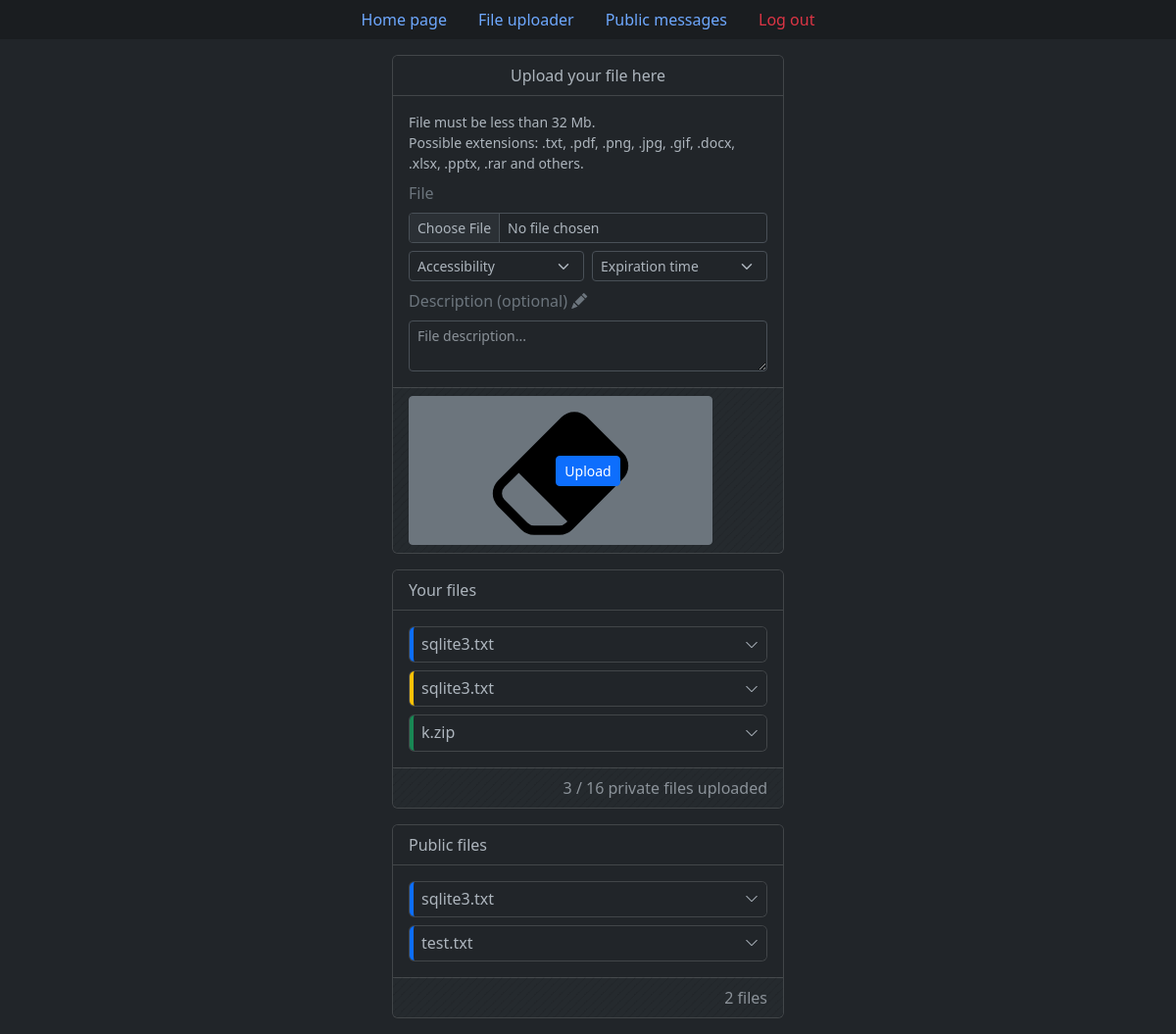
/upload_file (signed in), run on the app's committed database.
### tables this page shows
CREATE TABLE "files" (
    "id" integer,
    "original_file_name" text NOT NULL,
    "unique_file_name" text NOT NULL,
    "size_in_bytes" integer NOT NULL,
    "owner_id" text NOT NULL,
    "privacy" text NOT NULL,
    "upload_date" text NOT NULL,
    "expires" text NOT NULL,
    "description" text,
    FOREIGN KEY("owner_id") REFERENCES "users"("id") ON DELETE CASCADE ON UPDATE CASCADE,
    PRIMARY KEY("ID" AUTOINCREMENT)
);

### app.py (the view, shortened to what this page needs)
@app.route("/upload_file", methods=["GET", "POST"])
def upload_file():
    if request.method == "GET":
        db = get_db()
        cur = db.cursor()
        public_files = cur.execute("""
            SELECT f.id, original_file_name, unique_file_name, size_in_bytes,
                   owner_id, privacy, strftime("%d.%m.%Y %H:%M", upload_date) upload_date,
                   strftime("%d.%m.%Y %H:%M", expires) expires, description, username
            FROM files f
            LEFT JOIN users u ON f.owner_id = u.id
            WHERE privacy = 'Public'
            ORDER BY datetime(upload_date) DESC
        """).fetchall()
        user_files = None
        if current_user.is_authenticated:
            user_files = cur.execute("""
                SELECT f.id, original_file_name, unique_file_name, size_in_bytes,
                   owner_id, privacy, strftime("%d.%m.%Y %H:%M", upload_date) upload_date,
                   strftime("%d.%m.%Y %H:%M", expires) expires, description, username
                FROM files f
                LEFT JOIN users u ON f.owner_id = u.id
                WHERE owner_id = ?
                ORDER BY datetime(upload_date) DESC
            """, [current_user.id]).fetchall()
        return render_template("pages/upload_file.html", user_files=user_files, public_files=public_files)

### app.py (called while the page is built)
def connect_db():
    con = sqlite3.connect(app.config["DB_PATH"])
    con.row_factory = sqlite3.Row
    return con

def get_db():
    if not hasattr(g, "db"):
        g.db = connect_db()
    return g.db

@login_manager.user_loader
def load_user(user_id):
    db = get_db()
    cur = db.cursor()
    user = cur.execute("SELECT * FROM users WHERE id = ?", [user_id]).fetchone()
    if user is not None:
        return UserSQLite(user)
    return None

@app.teardown_request
def teardown_db(error):
    if hasattr(g, "db"):
        g.db.close()

### templates/pages/upload_file.html (shortened to what this page needs)
{% extends 'base.html' %}
{% if not validations %}
    {% set file_validation = "" %}
    {% set accessibility_validation = "" %}
    {% set expiration_validation = "" %}
    {% set description_validation = "" %}
    {% set file_feedback = "" %}
    {% set accessibility_feedback = "" %}
    {% set expiration_feedback = "" %}
    {% set description_feedback = "" %}
{% else %}
    {% set file_validation = "is-invalid" if not validations["file"]["check"] else "" %}
    {% set accessibility_validation = "is-invalid" if not validations["accessibility"]["check"] else "" %}
    {% set expiration_validation = "is-invalid" if not validations["expiration"]["check"] else "" %}
    {% set description_validation = "is-invalid" if not validations["description"]["check"] else "" %}
    {% set file_feedback = validations["file"]["feedback"] %}
    {% set accessibility_feedback = validations["accessibility"]["feedback"] %}
    {% set expiration_feedback = validations["expiration"]["feedback"] %}
    {% set description_feedback = validations["description"]["feedback"] %}
{% endif %}
{% block content %}
	<div class="card col-md-4 offset-md-4 mb-3">
		<div class="card-header text-center bg-dark fs-6 mb-3">
			Upload your file here
		</div>
		{% if not current_user.is_authenticated %}
			<div class="card-body ps-3 pe-3 pt-0 pb-0">
				<div class="card card-body mb-3 bg-body-secondary border border-secondary-subtle text-center"
					 style="font-size: .875rem;">
					<p class="mb-0">
						Uploading a file is <a href="{{ url_for('log_in', next=url_for('upload_file')) }}"
												class="link-body"
												style="color: var(--bs-body-color);">log in</a> required.
					</p>
				</div>
			</div>
		{% else %}
			<form method="post" enctype="multipart/form-data" id="upload_file_form">
				<div class="card-body ps-3 pe-3 pt-0 pb-0">
					<div class="row g-2">
						<div class="col-md-12">
							<div class="bd-callout bd-callout-info mt-0 mb-0" style="font-size: .875rem;">
								File must be less than {{ (config['FILE_UPLOAD_MAX_SIZE'] / (1024 * 1024))|int }} Mb.<br>
								Possible extensions: .txt, .pdf, .png, .jpg, .gif, .docx, .xlsx, .pptx, .rar
									and others.
							</div>
						</div>
						<div class="col-md-12">
							<p class="text-secondary fs-6 mb-0 pb-0">
								File
							</p>
						</div>
						<div class="col-md-12">
							<input class="form-control form-control-sm {{ file_validation }}"
								   type="file" id="formFile" name="outcoming_file" required>
						</div>
						<div class="col-md-6">
							<select class="form-select form-select-sm {{ accessibility_validation }}"
                                id="validationPrivacy" name="privacy" required>
								{% if form is defined %}
									<option disabled value="">Accessibility</option>
								{% else %}
									<option selected disabled value="">Accessibility</option>
								{% endif %}
							</select>
						</div>
						<div class="col-md-6">
							<select class="form-select form-select-sm {{ expiration_validation }}"
                                id="validationExpiration" name="expiration" required>
								{% if form is defined %}
									<option disabled value="">Expiration time</option>
								{% else %}
									<option selected disabled value="">Expiration time</option>
								{% endif %}
							</select>
						</div>
						<div class="col-md-12">
							<p class="text-secondary fs-6 mb-0 pb-0">
								Description (optional)
								<i class="bi bi-pencil-fill"></i>
							</p>
						</div>
						<div class="col-md-12">
							<textarea class="form-control form-control-sm {{ description_validation }}"
                                placeholder="File description..." id="validationDescription"
								name="file_description" rows="2"
								maxlength="{{ config['FILE_DESCRIPTION_LENGTH'] }}">{{ form.description if form is defined }}</textarea>
						</div>
					</div>
				</div>
				<div class="card-footer bg-stripes-body fs-6 mt-3">
					<div class="row g-0 align-items-center">
						<div class="col-md-4 text-start">
							<button type="button" class="btn btn-sm btn-secondary px-1 py-0"
									data-bs-toggle="tooltip" data-bs-placement="top" data-bs-title="Erase"
                                	data-bs-custom-class="tooltip-body"
									data-bs-trigger="hover"
									onclick="resetForm('upload_file_form')">
							</button>
						</div>
						<div class="col-md-4 text-center">
							<button type="submit" class="btn btn-sm btn-primary">Upload</button>
						</div>
					</div>
				</div>
			</form>
		{% endif %}
	</div>
	{% if current_user.is_authenticated %}
		<div class="card col-md-4 offset-md-4 mb-3">
			<div class="card-header text-start bg-dark fs-6 mb-3">
				Your files
			</div>
			<div id="private-files-container" class="card-body py-0">
				{% if user_files %}
					{% for file in user_files %}
						{% set privacy_text_color =
							"text-primary-emphasis" if file['privacy'] == 'Public'
							else "text-warning-emphasis" if file['privacy'] == 'By link'
							else "text-success-emphasis" %}
						{% set privacy_border_color =
							"border-primary" if file['privacy'] == 'Public'
							else "border-warning" if file['privacy'] == 'By link'
							else "border-success" %}
						<div class="accordion accordion-dark-small">
							<div class="accordion-item mb-2">
								<h2 class="accordion-header">
									<button class="accordion-button collapsed shadow-none d-flex justify-content-between
											border-start border-4 {{ privacy_border_color }} fs-6"
											type="button" data-bs-toggle="collapse"
											data-bs-target="#collapseFile{{ file['id'] }}" aria-expanded="true"
											aria-controls="collapseFile{{ file['id'] }}">
										<span class="d-inline-block text-truncate py-2"
											  style="max-width: 180px;">
											{{ file['original_file_name'] }}
										</span>
									</button>
								</h2>
							</div>
						</div>
					{% endfor %}
				{% else %}
					<div class="card card-body text-center py-1 mb-2" style="font-size: .875rem;">
						You have not uploaded any file.
					</div>
				{% endif %}
			</div>
			<div class="card-footer bg-stripes-body mt-2">
				<div class="row g-0 align-items-center">
					<div class="col-md-12 text-end text-body-secondary">
						<span>
							<span id="private-files-count">{% if user_files %} {{ user_files|length }} {% else %} 0 {% endif %}</span> /
							<span id="private-files-allowed">{{ config["FILES_PER_USER"] }}</span> private files uploaded
						</span>
					</div>
				</div>
			</div>
		</div>
	{% endif %}
	<div class="card col-md-4 offset-md-4 mb-3">
		<div class="card-header text-start bg-dark fs-6">
			Public files
		</div>
		<div id="public-files-container" class="card-body pb-0">
			{% if public_files %}
				{% for file in public_files %}
					{% set privacy_text_color = 'text-primary-emphasis' %}
					{% set privacy_border_color = 'border-primary' %}
					<div class="accordion accordion-dark-small">
						<div class="accordion-item mb-2">
							<h2 class="accordion-header">
								<button class="accordion-button collapsed shadow-none d-flex justify-content-between
										border-start border-4 {{ privacy_border_color }}"
										type="button" data-bs-toggle="collapse"
										data-bs-target="#collapsePublicFile{{ file['id'] }}" aria-expanded="true"
										aria-controls="collapsePublicFile{{ file['id'] }}">
									<span class="d-inline-block text-truncate py-2">
										{{ file['original_file_name'] }}
									</span>
								</button>
							</h2>
														{% set file_link = url_for('download_file', unique_file_name=file['unique_file_name'], _external=True) %}
						</div>
					</div>
				{% endfor %}
			{% else %}
				<div>
					<div class="card card-body text-center py-1 mb-2" style="font-size: .875rem;">
						Nothing yet here.
					</div>
				</div>
			{% endif %}
		</div>
		<div class="card-footer bg-stripes-body mt-2">
			<div class="row g-0 align-items-center">
				<div class="col-md-12 text-end text-body-secondary">
					<span>
						<span id="public-files-total">{{ public_files|length }}</span> files
					</span>
				</div>
			</div>
		</div>
	</div>
{% endblock %}

### templates/base.html (shortened to what this page needs)
<!DOCTYPE html>
<html lang="en" data-bs-theme="dark">
<head>
    <link href="https://cdn.jsdelivr.net/npm/bootstrap@5.3.0-alpha1/dist/css/bootstrap.min.css" rel="stylesheet">
    <link href="https://getbootstrap.com/docs/5.3/assets/css/docs.css" rel="stylesheet">
    <link rel="stylesheet" href="https://cdn.jsdelivr.net/npm/bootstrap-icons@1.10.3/font/bootstrap-icons.css">
    <link rel=stylesheet type=text/css href="{{ url_for('static', filename='css/style.css') }}">
</head>
<body>
    <ul class="nav nav-pills bg-dark-subtle justify-content-center mb-3">
        <li class="nav-item">
            <a class="nav-link" aria-current="page" href="{{ url_for('index') }}">Home page</a>
        </li>
        <li class="nav-item">
            <a class="nav-link" href="{{ url_for('upload_file') }}">File uploader</a>
        </li>
        <li class="nav-item">
            <a class="nav-link" href="{{ url_for('leave_message') }}">Public messages</a>
        </li>
        {% if current_user.is_authenticated %}
            <li class="nav-item">
                <a class="nav-link" style="--bs-nav-link-hover-color: var(--bs-danger-text); --bs-nav-link-color: rgba(var(--bs-danger-rgb));"  href="{{ url_for('log_out') }}">Log out</a>
            </li>
        {% endif %}
    </ul>
    {% block content %} {% endblock %}
</body>
</html>

### static/css/style.css (style rules this page uses)
.bg-stripes-body { background-image: linear-gradient(135deg, #212529 8.33%, #252a2e 8.33%, #252a2e 50%, #212529 50%, #212529 58.33%, #252a2e 58.33%, #252a2e 100%); background-size: 8.49px 8.49px; }
.accordion-dark-small { --bs-accordion-bg: var(--bs-body-bg); --bs-accordion-border-color: var(--bs-border-color-translucent); --bs-accordion-active-bg: var(--bs-tertiary-bg); --bs-accordion-active-color: var(--bs-body-color); --bs-accordion-btn-bg: var(--bs-body-bg); --bs-accordion-btn-icon-width: 0.875rem; --bs-accordion-btn-padding-x: 0.5rem; --bs-accordion-btn-padding-y: 0rem; }

### data on the page
files: original_file_name "sqlite3.txt"
files: original_file_name "sqlite3.txt"
files: original_file_name "k.zip"
files: original_file_name "test.txt"

### other printed values
{{ (config['FILE_UPLOAD_MAX_SIZE'] / (1024 * 1024))|int }} "32"
{{ user_files|length }} "3"
{{ config["FILES_PER_USER"] }} "16"
{{ public_files|length }} "2"
